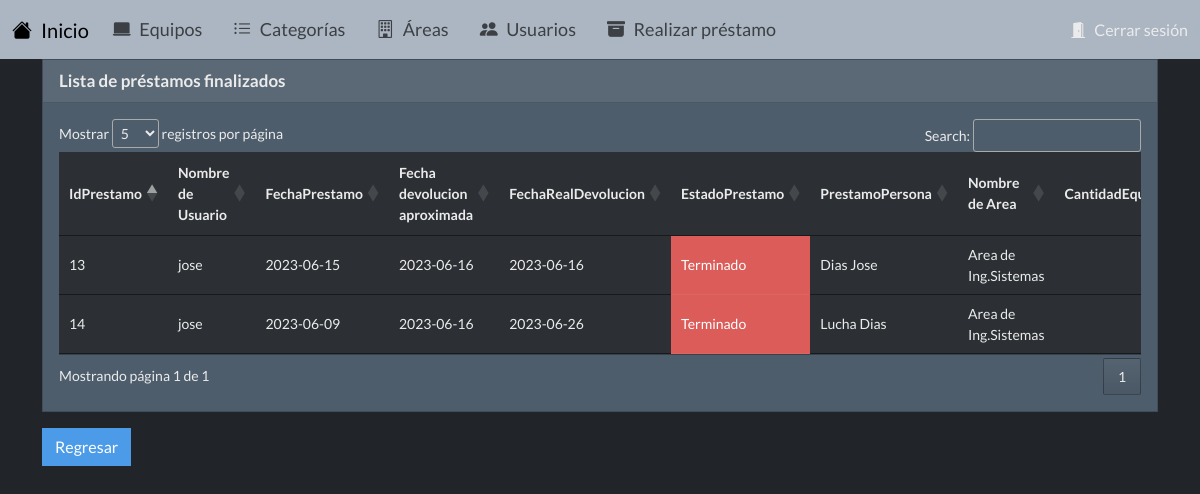
Screenshot of /secciones/prestamos_terminados.php with the database file from the repository.
### tables this page shows
CREATE TABLE `prestamos` (
  `IdPrestamo` int(11) NOT NULL,
  `IdUser` int(11) DEFAULT NULL,
  `FechaPrestamo` date DEFAULT NULL,
  `FechaDevolucion` date DEFAULT NULL,
  `FechaFinalizar` date DEFAULT NULL,
  `EstadoPrestamo` tinyint(1) DEFAULT 0 COMMENT '1=Disponible, 0=No disponible',
  `Vigencia` tinyint(4) DEFAULT 1,
  `IdArea` int(11) DEFAULT NULL,
  `prestamoper` varchar(255) NOT NULL
);

CREATE TABLE `usuarios` (
  `IdUser` int(11) NOT NULL,
  `NombreUser` varchar(255) NOT NULL,
  `Password` varchar(255) NOT NULL,
  `Correo` varchar(255) NOT NULL
);

CREATE TABLE `areas` (
  `IdArea` int(11) NOT NULL,
  `NombreArea` varchar(255) NOT NULL,
  `Localizacion` varchar(255) NOT NULL
);

### secciones/prestamos_terminados.php (the view, shortened to what this page needs)
<?php
include('../templates/cabecera.php');
$conexionBD = BD::crearInstancia();
$sqltodos="SELECT p.IdPrestamo, u.NombreUser, p.FechaPrestamo, p.FechaDevolucion, p.FechaFinalizar, p.EstadoPrestamo, p.prestamoper, a.NombreArea, COUNT(dp.IdPrestamo) AS CantidadEquipos
            FROM prestamos p
            JOIN detalleprestamos dp ON p.IdPrestamo = dp.IdPrestamo
            JOIN areas a ON p.IdArea = a.IdArea
            JOIN usuarios u ON p.IdUser=u.IdUser
            GROUP BY p.IdPrestamo";
$todosp=$conexionBD->query($sqltodos);
?>
<!doctype html>
<html lang="en">
<head>
  <link href="https://cdn.jsdelivr.net/npm/bootstrap@5.2.1/dist/css/bootstrap.min.css" rel="stylesheet">
  <link rel="stylesheet" href="../estilos/bootstrap.min.css">
  <link rel="stylesheet" type="text/css" href="https://cdn.datatables.net/1.11.3/css/jquery.dataTables.css">
</head>
<body>
<div class="card">
  <div class="card-header">Lista de préstamos finalizados</div>
    <div class="card-body">
      <div class="table-responsive">
      <table id="prestamosTable" class="table">
                <thead>
                    <tr>
                        <th>IdPrestamo</th>
                        <th>Nombre de Usuario</th>
                        <th>FechaPrestamo</th>
                        <th>Fecha devolucion aproximada</th>
                        <th>FechaRealDevolucion</th>
                        <th>EstadoPrestamo</th>
                        <th>PrestamoPersona</th>
                        <th>Nombre de Area</th>
                        <th>CantidadEquipos</th>
                    </tr>
                </thead>
                <tbody>
                <?php
                while ($listaprestamos = $todosp->fetch(PDO::FETCH_ASSOC)):
                ?>
                <?php if ($listaprestamos['EstadoPrestamo'] == 0): ?>
                    <tr>
                        <td><?php echo $listaprestamos['IdPrestamo']; ?></td>
                        <td><?php echo $listaprestamos['NombreUser']; ?></td>
                        <td><?php echo $listaprestamos['FechaPrestamo']; ?></td>
                        <td><?php echo $listaprestamos['FechaDevolucion']; ?></td>
                        <td><?php echo $listaprestamos['FechaFinalizar']; ?></td>
                        <td class="table-danger"><?php echo $listaprestamos['EstadoPrestamo']== 1 ? 'Activo' : 'Terminado'; ?></td>
                        <td><?php echo $listaprestamos['prestamoper']; ?></td>
                        <td><?php echo $listaprestamos['NombreArea']; ?></td>
                        <td><?php echo $listaprestamos['CantidadEquipos']; ?></td>
                    </tr>
                <?php endif; ?>
                <?php endwhile;
                ?>
                </tbody>
            </table>
          </div>
        </div>
    </div>
    <div class="mt-3">
      <a href="prestamos_realizados.php" class="btn btn-primary">Regresar</a>
    </div>
  </body>
</html>

### estilos/complementos.css (style rules this page uses)
.card-header { font-size: 17px; font-weight: bold; margin-bottom: 15px; }
.card-body { font-size: 14px; }
.card-body table { width: 100%; margin-bottom: 0; }
.card-body table th, .card-body table td { padding: 8px; vertical-align: middle; }
.card-body table th { font-weight: bold; text-align: left; }
.card-body table td:last-child { text-align: right; }
body { background-color: #514e6c66; font-family: Arial, sans-serif; }

### rows the page displays
prestamos: IdPrestamo "13", IdUser.NombreUser "jose", FechaPrestamo "2023-06-15", FechaDevolucion "2023-06-16", FechaFinalizar "2023-06-16", EstadoPrestamo "Terminado", prestamoper "Dias Jose", IdArea.NombreArea "Area de Ing.Sistemas"
prestamos: IdPrestamo "14", IdUser.NombreUser "jose", FechaPrestamo "2023-06-09", FechaDevolucion "2023-06-16", FechaFinalizar "2023-06-26", EstadoPrestamo "Terminado", prestamoper "Lucha Dias", IdArea.NombreArea "Area de Ing.Sistemas"
